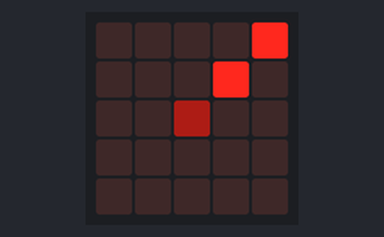
A program run on a simulated BBC micro:bit (MakeCode). Parts: the board's 5×5 LED display.

Above: at 0.1 s.
At 0.6 s:
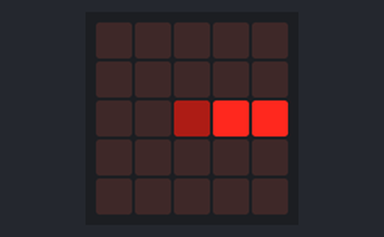
At 1.1 s:
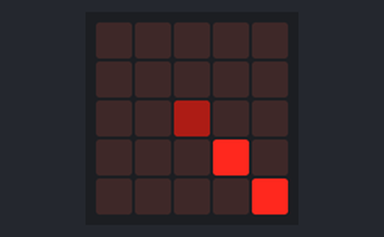
At 1.6 s:
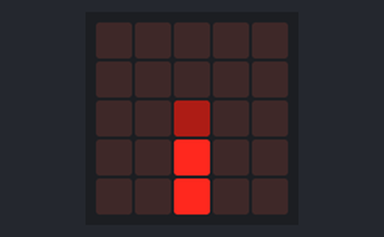
At 2.6 s:
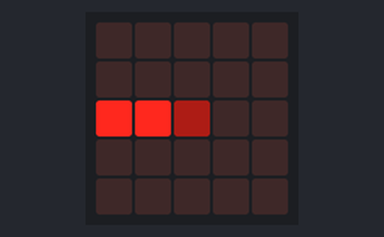
At 3.6 s:
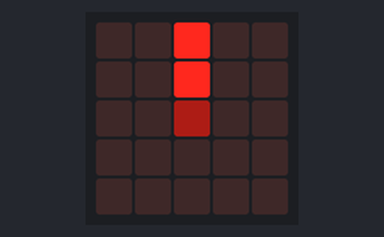

Measured:
- by itself, everything shown: repeats every 4.1 s, in 8 steps
- what the display in image 1 shows lasts 0.5 s, from 0.5 s to 1.0 s

The program:

otoceni_02.py
```python
S = (2, 2)
led.plot_brightness(2, 2, 100)


body =  [[0,0], [1,1]]  #uhlopricne body
body2 = [[2,0], [2,1]]  #horizontalni body

def on_forever():
    basic.clear_screen()
    for bod1 in body:   #vypocitat nasledujici body
        x = -1 * (bod1[1] - S[1]) + S[0]
        y =  1 * (bod1[0] - S[0]) + S[1]
        bod1[0] = x
        bod1[1] = y

    for c in body:  #vykreslit body
        led.plot(c[0], c[1])

    led.plot_brightness(S[0], S[1], 50)
    pause(500)
    basic.clear_screen()

    for bod2 in body2:  #vypocitat nasledujici body
        t = -1 * (bod2[1] - S[1]) + S[0]
        o =  1 * (bod2[0] - S[0]) + S[1]
        bod2[0] = t
        bod2[1] = o

    for g in body2: #vykreslit body
        led.plot(g[0], g[1])

    led.plot_brightness(S[0], S[1], 50)
    pause(500)
forever(on_forever)
```
